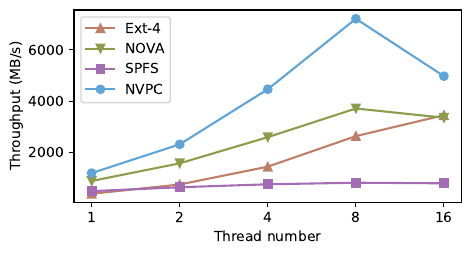

Python code for this plot:
import matplotlib.pyplot as plt
import numpy as np

fsnames = ['Ext-4', 'NOVA', 'SPFS', 'NVPC']

data = {
    'Ext-4': [382.66, 743.66, 1440.0, 2631.33, 3449.33],
    'NOVA': [881.33, 1570.0, 2591.0, 3710.33, 3350.33],
    'SPFS': [485.0, 636.33, 752.0, 813.0, 790.0],
    'NVPC': [1189.33, 2311.0, 4462.66, 7212.66, 4971.0]
}

colors = {
    'Ext-4' : '#bd8066', 
    'NOVA' : '#8b9d4a', # BDD174
    'SPFS' : '#a56cb6', # BD97CE
    # 'P2CACHE (sim)' : '#64ae8f', # CCA391
    'NVPC' : '#5FA4D9', 
    'NVPC-fsync' : '#64ae8f', 
    'NVPC-fsync +Optm' : '#83f3c4'
}

markers = {
    'Ext-4' : '^',
    'NOVA' : 'v',
    'SPFS' : 's',
    'P2CACHE (sim)' : 'D',
    'NVPC' : 'o',
}

plt.figure(figsize=(5,2.5))
plt.xlabel("Thread number")
plt.ylabel("Throughput (MB/s)")
plt.xticks(ticks=range(0, 5), labels=['1', '2', '4', '8', '16'])
# plt.ylim(top=7500)
# plt.title(title)
x = range(0, 5)
for fs in fsnames:
    plt.plot(x, data[fs], marker=markers[fs], color=colors[fs], label=fs)

plt.legend()
plt.savefig('plot3.pdf', bbox_inches='tight')